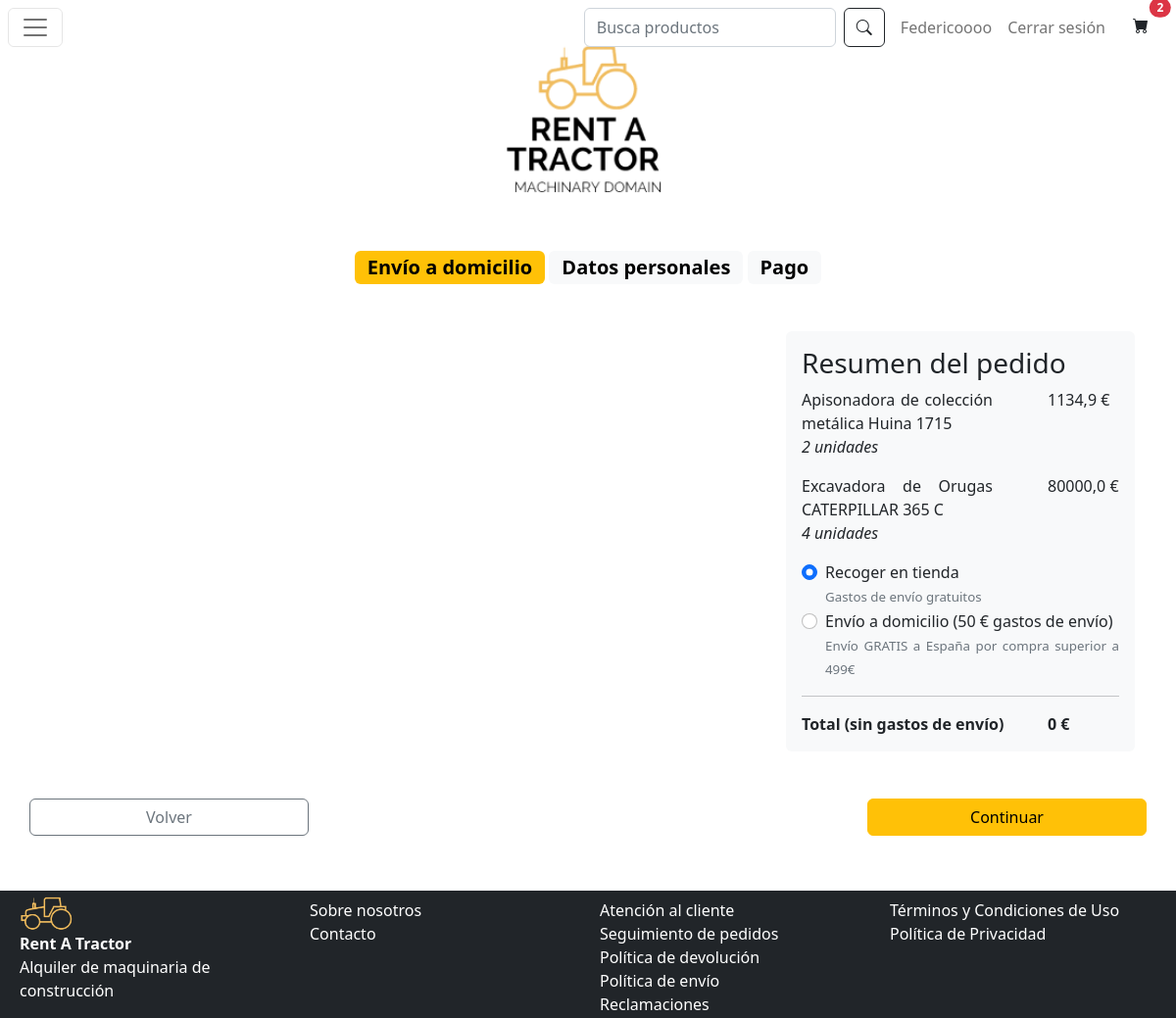
Page /domicilioPago/ (signed in) on the earlier database version.
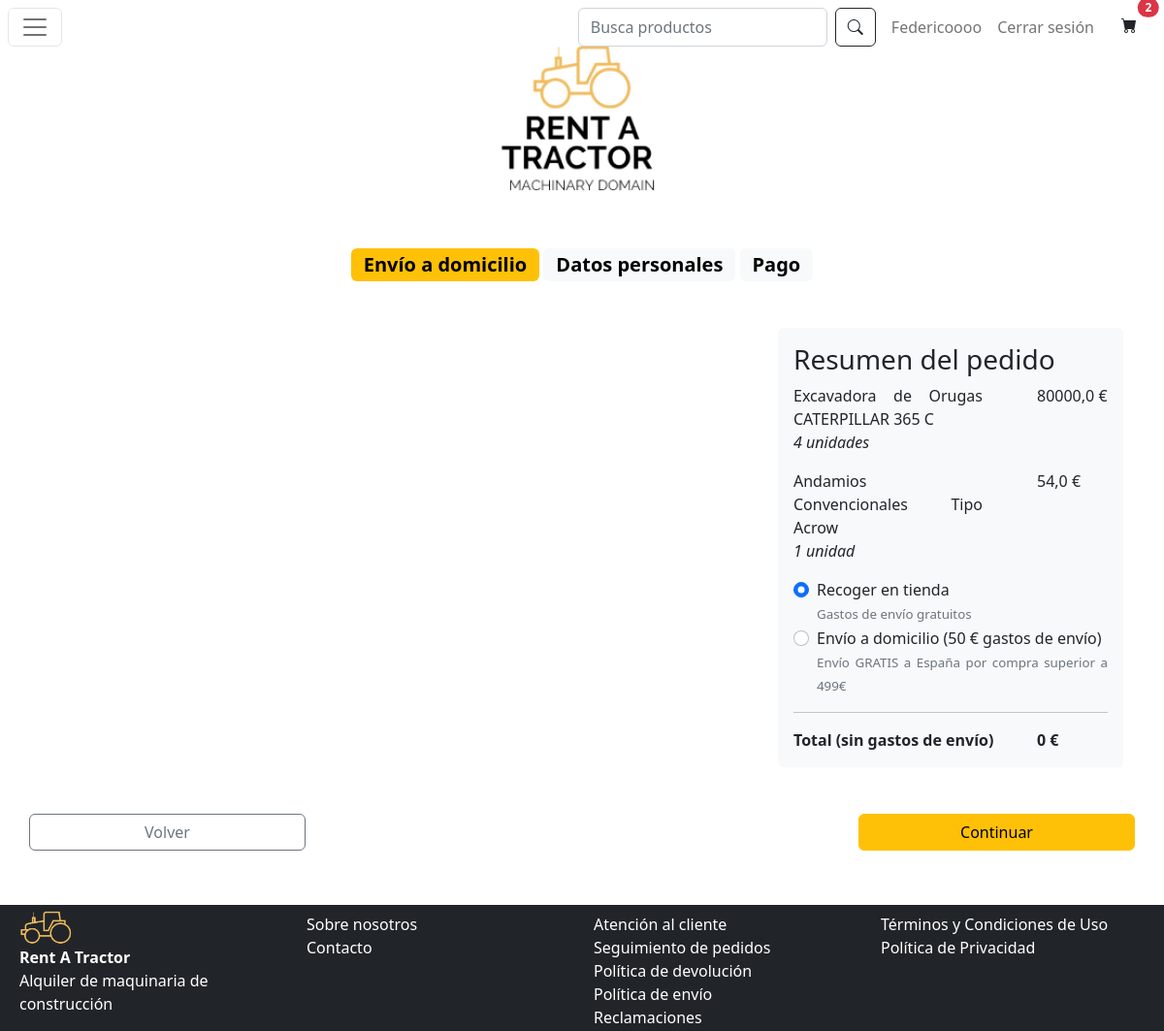
Same page on the later database version.
### app/models.py (models this page shows)
class EnCesta(models.Model):
    maquina = models.ForeignKey("Maquina", on_delete=models.CASCADE)
    cliente = models.ForeignKey("Cliente", on_delete=models.CASCADE)
    cantidad = models.IntegerField()

class Maquina(models.Model):
    id = models.IntegerField(primary_key=True)
    nombre = models.CharField(max_length=64)
    descripcion = models.CharField(max_length=256)
    precio = models.FloatField()
    stock = models.IntegerField()
    marca = models.CharField(max_length=64)
    fabricante = models.CharField(max_length=64)
    dimensiones = models.CharField(max_length=256)
    imagen = models.CharField(max_length=256)
    tipo_maquina = models.CharField(choices=TipoMaquina.choices(), default=TipoMaquina.varios, max_length=256)
    descuento = models.FloatField(default=0.0)
    sugerido = models.BooleanField(default=False)

### app/views.py (the view)
# urls.py: path('domicilioPago/', views.domicilioPago),
def domicilioPago(request):
    precioTotal = 0
    cesta = []
    for producto in cesta:
        precioTotal += (producto.maquina.precio - producto.maquina.descuento) * producto.cantidad
    formulario = SearchForm(initial={'search': None})
    form = Step1Form()
    if request.method == 'POST':
        form = Step1Form(request.POST)
        formulario = SearchForm(request.POST)
        if formulario.is_valid() and formulario.has_changed():
            request.session['search'] = formulario.cleaned_data['search']
            return redirect('/catalogo/Resultados de: ' + request.session['search'])
    try:
        cliente = ClienteRegistrado.objects.get(user=request.user.id).cliente
        cesta = EnCesta.objects.filter(cliente__id=cliente.id)
    except ObjectDoesNotExist:
        cliente = None
        cesta = verCestaModal(request)
    return render(request, 'domicilioPago.html', {'precioTotal': precioTotal, 'cesta': cesta, 'formulario': formulario,
                                                  'STATIC_URL': settings.STATIC_URL, 'cliente': cliente})

### app/forms.py
class SearchForm(forms.Form):
    search = forms.CharField(
        widget=forms.TextInput(attrs={"class": "form-control me-2", "placeholder": "Busca productos"}), label=False,
        required=False)

### app/templatetags/custom_template_tags.py (called while the page is built)
@register.filter(name='multiply')
def multipy(value, arg):
    return value * arg

### app/templates/domicilioPago.html (shortened to what this page needs)
{% extends 'master.html' %} {% block contenido %}
{% load custom_template_tags %}
<div class="text-center">
  <span class="badge text-bg-warning fs-5"> <a class = "text-decoration-none text-black">Envío a domicilio</a></span>
  <span class="badge text-bg-light fs-5"><a class = "text-decoration-none text-black">Datos personales</a></span>
  <span class="badge text-bg-light fs-5"><a class = "text-decoration-none text-black">Pago</a></span>
</div>
<div class="row mt-5">
  <div class="col-md-8">
  </div>
  <div class="col-md-4">
    <div class="card border-0 bg-light">
      <div class="card-body">
        <h3 class="card-title">Resumen del pedido</h3>
        {% for producto in cesta %}
          <p class="card-text d-flex justify-content-between mb-0"><span class="pe-5 w-75">{{producto.maquina.nombre}}</span><span class="w-25 position-absolute end-0">
                {% if producto.maquina.descuento != 0 %}
                  {{producto.maquina.precio|subtract:producto.maquina.descuento|multiply:producto.cantidad}}
                {% else %}
                  {{producto.maquina.precio|multiply:producto.cantidad}}
                {% endif %} €
          </span></p>
          <p class="card-text fst-italic">
                {{producto.cantidad}}
                {% if producto.cantidad == 1%}
                  unidad
                {% else %}
                  unidades
                {% endif %}</p>
          {% endfor %}
          <div class="form-check">
            <input class="form-check-input" type="radio" name="flexRadioDefault" id="flexRadioDefault1" checked>
            <label class="form-check-label" for="flexRadioDefault1">
              Recoger en tienda <br/>
              <span class="text-muted" style="font-size: smaller;">Gastos de envío gratuitos</span>
            </label>
          </div>
          <div class="form-check">
            <input class="form-check-input" type="radio" name="flexRadioDefault" id="flexRadioDefault2">
            <label class="form-check-label" for="flexRadioDefault2">
              Envío a domicilio (50 € gastos de envío)<br/>
              <span class="text-muted" style="font-size: smaller;">Envío GRATIS a España por compra superior a 499€</span>
            </label>
          </div>
          <hr/>
          <strong class="card-text d-flex justify-content-between"><span>Total (sin gastos de envío)</span><span class="w-25 position-absolute end-0">{{precioTotal}} €</span></strong>
      </div>
  </div>
  </div>
</div>
<div class="row mt-5 d-flex justify-content-between">
  <button class="btn btn-outline-secondary w-25" onclick="location.href='/cesta'">Volver</button>
  <button class="btn btn-warning w-25" onclick="location.href='/datosPago'">Continuar</button>
</div>
{% endblock %}

Differences in the rows shown:
removed EnCesta: maquina.nombre "Apisonadora de colección metálica Huina 1715", maquina.precio|multiply "1134,9", cantidad "2", shows "unidades"
added EnCesta: maquina.nombre "Andamios Convencionales Tipo Acrow", maquina.precio|multiply "54,0", cantidad "1", shows "unidad"
